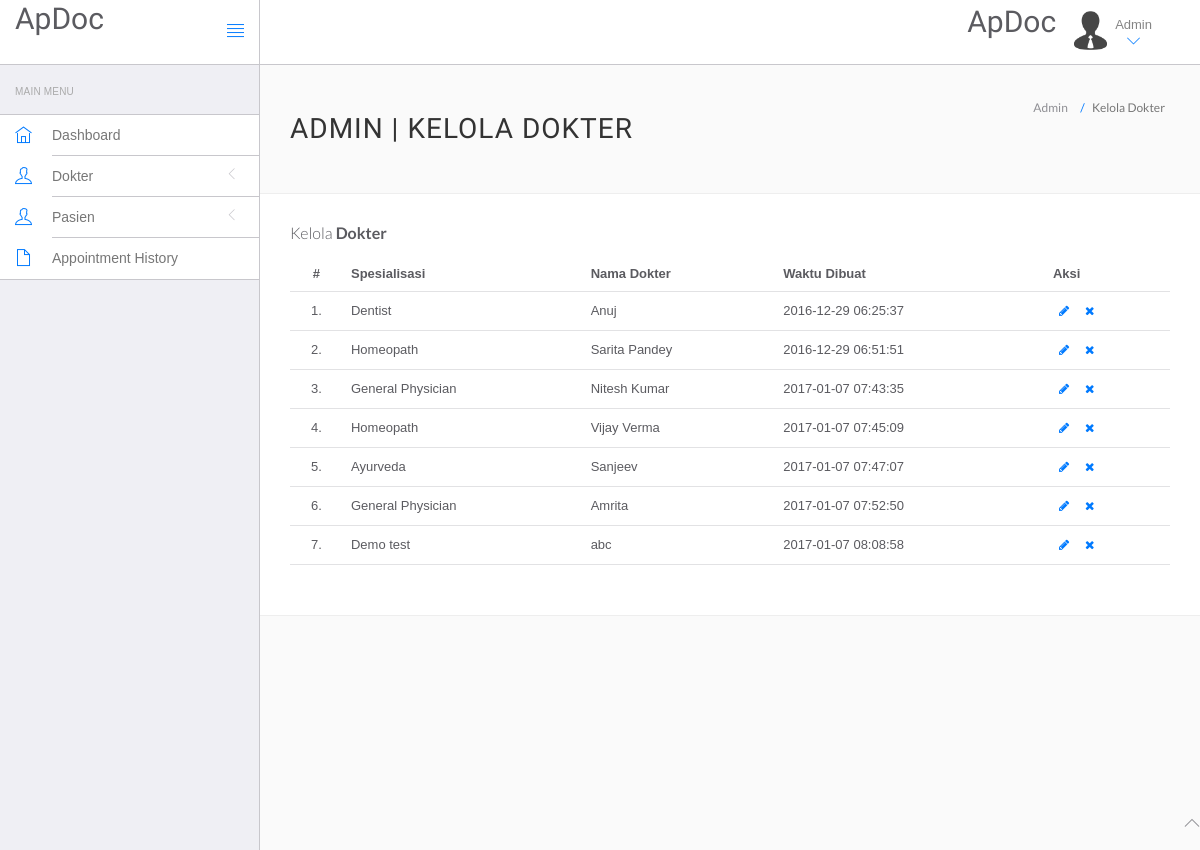
/apdoc/hms/admin/manage-doctors.php (signed in), run on an earlier commit of the app's database.
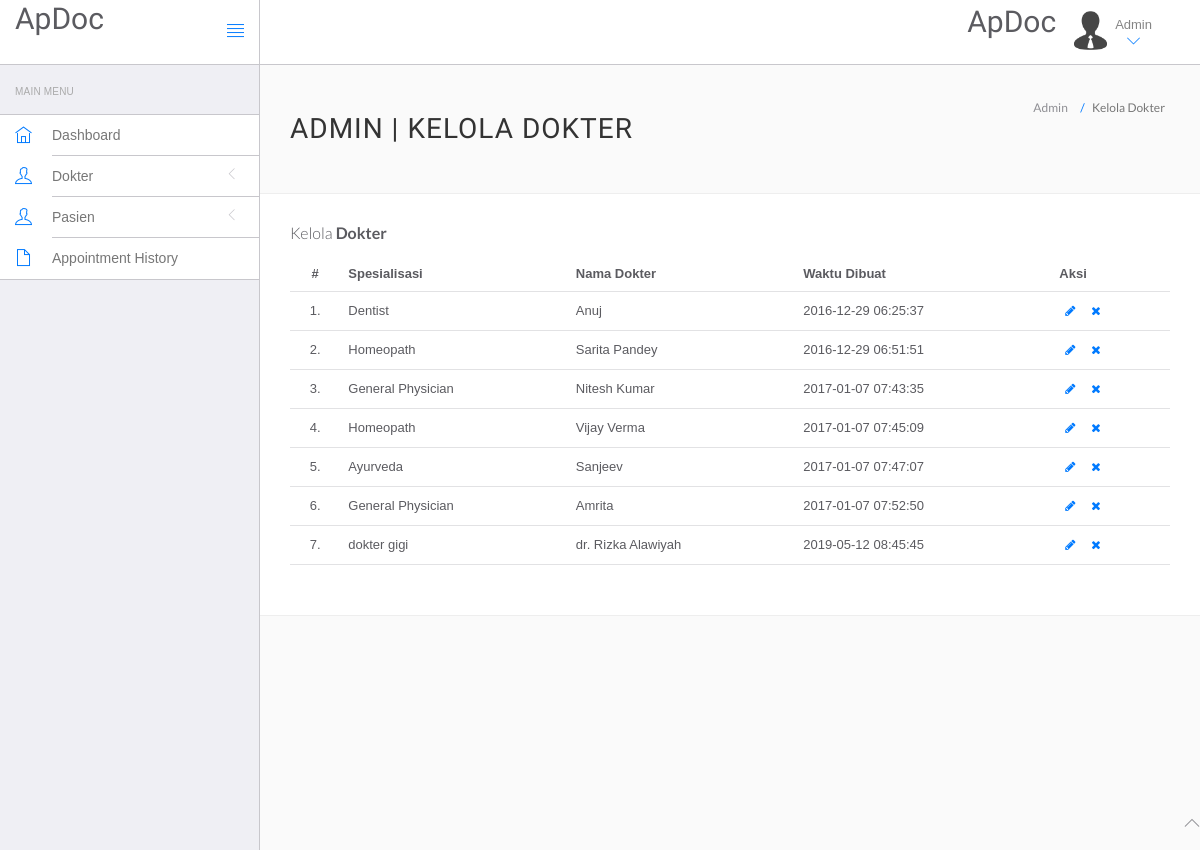
And on a later commit of the database.
### tables this page shows
CREATE TABLE `doctors` (
  `id` int(11) NOT NULL,
  `specilization` varchar(255) NOT NULL,
  `doctorName` varchar(255) NOT NULL,
  `address` longtext NOT NULL,
  `docFees` varchar(255) NOT NULL,
  `contactno` bigint(11) NOT NULL,
  `docEmail` varchar(255) NOT NULL,
  `password` varchar(255) NOT NULL,
  `creationDate` timestamp NOT NULL DEFAULT CURRENT_TIMESTAMP,
  `updationDate` varchar(255) NOT NULL
);

### apdoc/hms/admin/manage-doctors.php (the view, shortened to what this page needs)
<?php
include('include/config.php');
?>
<!DOCTYPE html>
<html lang="en">
	<head>
		<link rel="stylesheet" href="vendor/bootstrap/css/bootstrap.min.css">
		<link rel="stylesheet" href="vendor/fontawesome/css/font-awesome.min.css">
		<link rel="stylesheet" href="vendor/themify-icons/themify-icons.min.css">
		<link href="vendor/animate.css/animate.min.css" rel="stylesheet" media="screen">
		<link href="vendor/perfect-scrollbar/perfect-scrollbar.min.css" rel="stylesheet" media="screen">
		<link href="vendor/switchery/switchery.min.css" rel="stylesheet" media="screen">
		<link href="vendor/bootstrap-touchspin/jquery.bootstrap-touchspin.min.css" rel="stylesheet" media="screen">
		<link href="vendor/select2/select2.min.css" rel="stylesheet" media="screen">
		<link href="vendor/bootstrap-datepicker/bootstrap-datepicker3.standalone.min.css" rel="stylesheet" media="screen">
		<link href="vendor/bootstrap-timepicker/bootstrap-timepicker.min.css" rel="stylesheet" media="screen">
		<link rel="stylesheet" href="assets/css/styles.css">
		<link rel="stylesheet" href="assets/css/plugins.css">
		<link rel="stylesheet" href="assets/css/themes/theme-1.css" id="skin_color" />
	</head>
	<body>
		<div id="app">
<?php include('include/sidebar.php');?>
			<div class="app-content">
						<?php include('include/header.php');?>
				<div class="main-content" >
					<div class="wrap-content container" id="container">
						<section id="page-title">
							<div class="row">
								<div class="col-sm-8">
									<h1 class="mainTitle">Admin | Kelola Dokter</h1>
																	</div>
								<ol class="breadcrumb">
									<li>
										<span>Admin</span>
									</li>
									<li class="active">
										<span>Kelola Dokter</span>
									</li>
								</ol>
							</div>
						</section>
						<div class="container-fluid container-fullw bg-white">
									<div class="row">
								<div class="col-md-12">
									<h5 class="over-title margin-bottom-15">Kelola <span class="text-bold">Dokter</span></h5>
									<table class="table table-hover" id="sample-table-1">
										<thead>
											<tr>
												<th class="center">#</th>
												<th>Spesialisasi</th>
												<th class="hidden-xs">Nama Dokter</th>
												<th>Waktu Dibuat </th>
												<th>Aksi</th>
											</tr>
										</thead>
										<tbody>
<?php
$sql=mysqli_query($con,"select * from doctors");
$cnt=1;
while($row=mysqli_fetch_array($sql))
{
?>
											<tr>
												<td class="center"><?php echo $cnt;?>.</td>
												<td class="hidden-xs"><?php echo $row['specilization'];?></td>
												<td><?php echo $row['doctorName'];?></td>
												<td><?php echo $row['creationDate'];?>
												</td>
												<td >
												<div class="visible-md visible-lg hidden-sm hidden-xs">
							<a href="edit-doctor.php?id=<?php echo $row['id'];?>" class="btn btn-transparent btn-xs" tooltip-placement="top" tooltip="Edit"><i class="fa fa-pencil"></i></a>
	<a href="manage-doctors.php?id=<?php echo $row['id']?>&del=delete" onClick="return confirm('Are you sure you want to delete?')"class="btn btn-transparent btn-xs tooltips" tooltip-placement="top" tooltip="Remove"><i class="fa fa-times fa fa-white"></i></a>
												</div>
												</td>
											</tr>
											<?php
$cnt=$cnt+1;
											 }?>
										</tbody>
									</table>
								</div>
							</div>
								</div>
							</div>
						</div>
					</div>
				</div>
	<?php include('include/footer.php');?>
	</body>
</html>

What changed in the data, as far as the page shows it:
removed doctors: specilization "Demo test", doctorName "abc", creationDate "2017-01-07 08:08:58"
added doctors: specilization "dokter gigi", doctorName "dr. Rizka Alawiyah", creationDate "2019-05-12 08:45:45"
